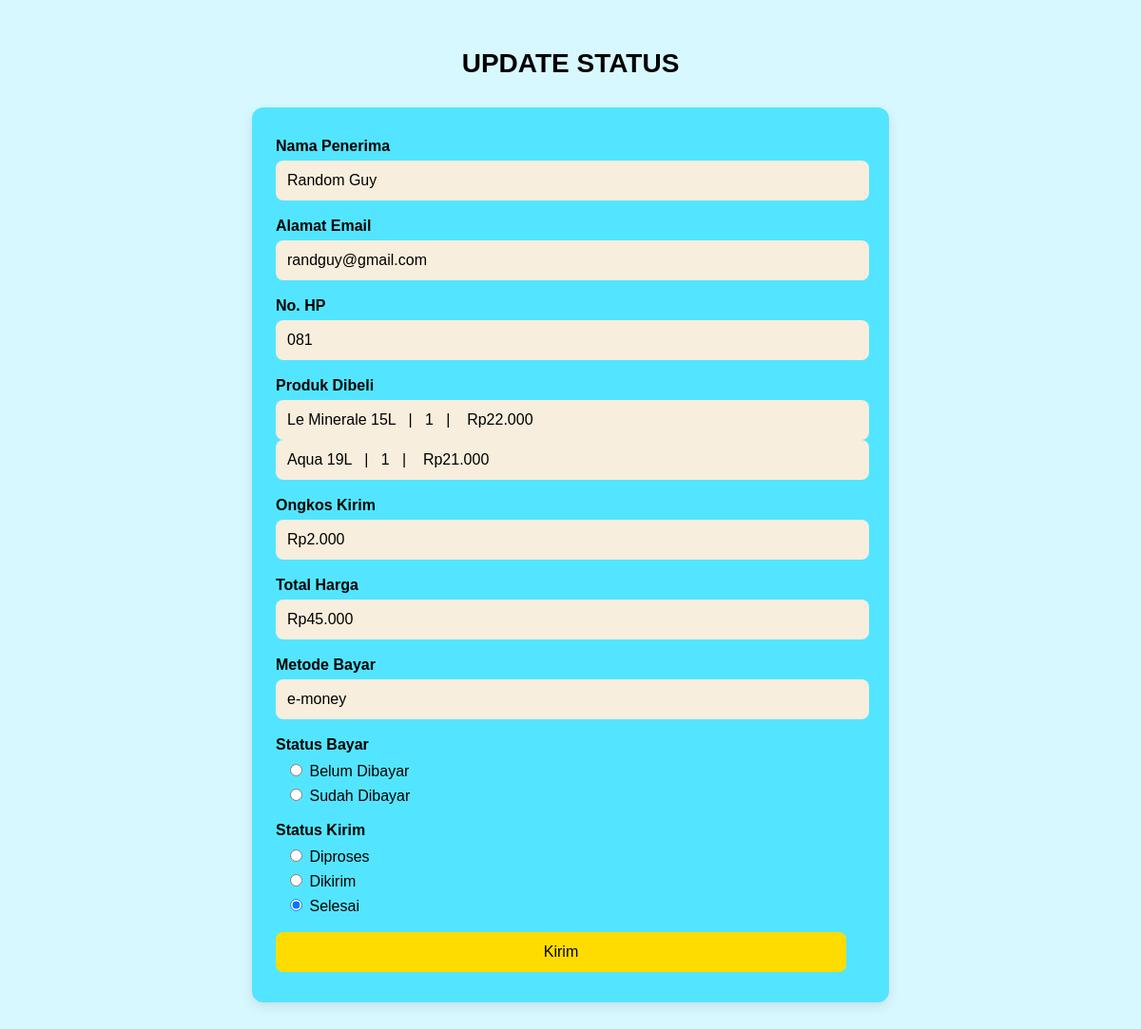
Page /kurir/update.php?id_pesanan=30 on the committed database.
### tables this page shows
CREATE TABLE `pesanan` (
  `id_pesanan` int(11) NOT NULL,
  `username` varchar(15) NOT NULL,
  `nama` varchar(40) NOT NULL,
  `email` varchar(30) NOT NULL,
  `no_hp` char(15) NOT NULL,
  `alamat` varchar(200) NOT NULL,
  `link` varchar(150) NOT NULL,
  `status_bayar` varchar(15) NOT NULL,
  `status_kirim` varchar(15) NOT NULL,
  `total_harga` float NOT NULL,
  `tanggal_pesan` date NOT NULL DEFAULT curdate(),
  `metode_bayar` varchar(10) NOT NULL,
  `bukti_bayar` varchar(100) NOT NULL
);

CREATE TABLE `detail_pesanan` (
  `id_detail` int(11) NOT NULL,
  `id_pesanan` int(11) DEFAULT NULL,
  `id_produk` int(11) DEFAULT NULL,
  `nama_produk` varchar(100) DEFAULT NULL,
  `harga_satuan` float DEFAULT NULL,
  `jumlah` int(11) DEFAULT NULL,
  `subtotal` int(11) DEFAULT NULL
);

### kurir/update.php (the view, shortened to what this page needs)
<?php
    include "../koneksi.php";
    $id_pesanan = $_GET['id_pesanan'];
    $query = mysqli_query($connect, "SELECT * FROM pesanan WHERE id_pesanan=$id_pesanan");
    $data = mysqli_fetch_array($query);
    $query_produk = mysqli_query($connect, "SELECT * FROM detail_pesanan WHERE id_pesanan = $id_pesanan");
?>
<!DOCTYPE html>
<html>
<head>
</head>
<body>
    <h2>UPDATE STATUS</h2>
    <div class="form-card">
        <form method="POST" action="prosesupdate.php">
            <div class="form-group">
                <label>Nama Penerima</label>
                <input type="text" id="nama" name="nama" value= "<?php echo $data['nama'] ?>" readonly>
            </div>
            <div class="form-group">
                <label>Alamat Email</label>
                <input type="email" id="nama" name="nama" value= "<?php echo $data['email'] ?>" readonly>
            </div>
            <div class="form-group">
                <label>No. HP</label>
                <input type="email" id="nama" name="nama" value= "<?php echo $data['no_hp'] ?>" readonly>
            </div>
            <div class="form-group">
                <label>Produk Dibeli</label>
                <?php while ($produk = mysqli_fetch_array($query_produk)) { ?>
                    <input type="text"
                        value="<?php echo $produk['nama_produk'] . '   |   ' . $produk['jumlah'] . '   |    Rp' . number_format($produk['harga_satuan'], 0, ',', '.'); ?>"
                        readonly>
                <?php } ?>
            </div>
            <div class="form-group">
                <label>Ongkos Kirim</label>
                <input type="text" name="ongkir" value="Rp2.000" readonly>
            </div>
            <div class="form-group">
                <label>Total Harga</label>
                <input type="email" id="nama" name="nama" value= "Rp<?php echo number_format($data['total_harga'], 0, ',', '.'); ?>" readonly>
            </div>
            <div class="form-group">
                <label>Metode Bayar</label>
                <input type="email" id="nama" name="nama" value= "<?php echo $data['metode_bayar'] ?>" readonly>
            </div>
            <div class="form-group">
                <label>Status Bayar</label>
                <div class="radio-group">
                    <label>
                        <input type="radio" name="status_bayar" value="Belum dibayar"
                            <?php if ($data['status_bayar'] == 'Belum dibayar') echo 'checked'; ?>>
                        Belum Dibayar
                    </label>
                    <label>
                        <input type="radio" name="status_bayar" value="Sudah dibayar"
                            <?php if ($data['status_bayar'] == 'Sudah dibayar') echo 'checked'; ?>>
                        Sudah Dibayar
                    </label>
                </div>
            </div>
            <div class="form-group">
                <label>Status Kirim</label>
                <div class="radio-group">
                    <label>
                        <input type="radio" name="status_kirim" value="Diproses"
                            <?php if ($data['status_kirim'] == 'Diproses') echo 'checked'; ?>>
                        Diproses
                    </label>
                    <label>
                        <input type="radio" name="status_kirim" value="Dikirim"
                            <?php if ($data['status_kirim'] == 'Dikirim') echo 'checked'; ?>>
                        Dikirim
                    </label>
                    <label>
                        <input type="radio" name="status_kirim" value="Selesai"
                            <?php if ($data['status_kirim'] == 'Selesai') echo 'checked'; ?>>
                        Selesai
                    </label>
                </div>
            </div>
            <button class="submit-btn" type="submit">Kirim</button>
        </form>
    </div>
</body>
</html>

### kurir/update.php (style rules this page uses)
body { background-color: #d8f8ff; font-family: Arial, sans-serif; padding: 20px; }
h2 { text-align: center; font-size: 28px; font-weight: bold; margin-bottom: 30px; }
.form-card { background-color: #53e5ff; max-width: 600px; margin: 0 auto; padding-top: 2rem; padding-bottom: 2rem; padding-left: 25px; padding-right: 45px; border-radius: 12px; box-shadow: 0 4px 12px rgba(0, 0, 0, 0.1); }
.form-group { margin-bottom: 18px; }
label { display: block; font-weight: bold; margin-bottom: 6px; }
input[type="text"], input[type="email"] { width: 100%; padding: 12px; background-color:#F7EEDD; border: none; border-radius: 8px; color: #000; font-size: 16px; }
.radio-group { margin-left: 10px; margin-top: 8px; }
.radio-group label { font-weight: normal; display: block; }
.submit-btn { display: block; width: 100%; padding: 12px; background-color: #ffdc00; border: none; border-radius: 8px; cursor: pointer; font-size: 16px; margin-top: 10px; }

### rows in the picture
pesanan: nama "Random Guy", nama "randguy@gmail.com", nama "081", nama "Rp45.000", nama "e-money", status_bayar "☐ Belum Dibayar", status_bayar "☐ Sudah Dibayar", status_kirim "☐ Diproses", status_kirim "☐ Dikirim", status_kirim "☑ Selesai"
detail_pesanan: nama_produk+jumlah+harga_satuan "Le Minerale 15L | 1 | Rp22.000"
detail_pesanan: nama_produk+jumlah+harga_satuan "Aqua 19L | 1 | Rp21.000"
